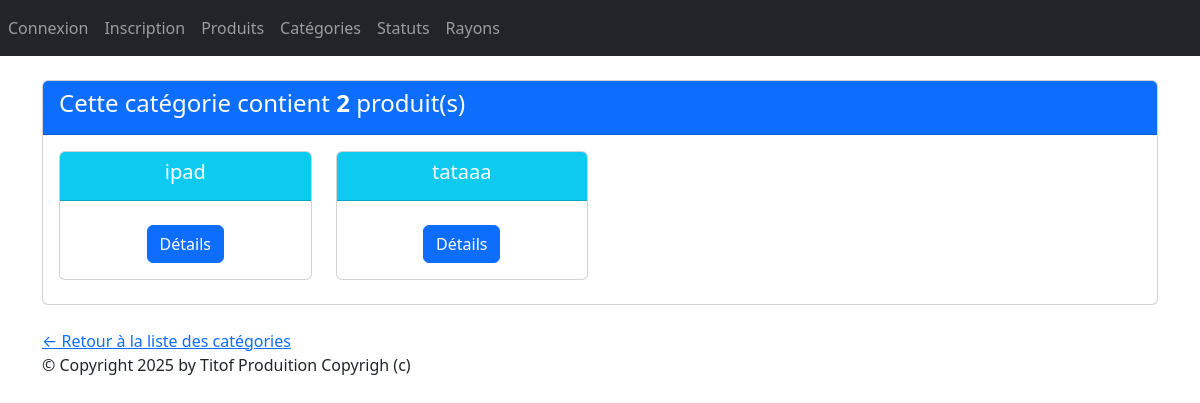
The app's page /monApp/categorie/1/ with its own data.
### monApp/models.py (models this page shows, shortened)
class Categorie(models.Model):
    idCat = models.AutoField(primary_key=True)
    nomCat = models.CharField(max_length=100)

class Produit(models.Model):
    refProd = models.AutoField(primary_key=True)
    intituleProd = models.CharField(max_length=200)
    prixUnitaireProd = models.DecimalField(max_digits=10, decimal_places=2)
    dateFabrication = models.DateField(auto_now=True)
    categorie = models.ForeignKey(Categorie, on_delete=models.CASCADE, related_name="produits",null=True, blank=True)
    statut = models.ForeignKey(Statut, on_delete=models.SET_NULL, related_name="produits",null=True, blank=True)

### monApp/views.py (the view)
# urls.py: path("categorie/<pk>/", views.CategorieDetailView.as_view(), name="dtl_cat"),
class CategorieDetailView(DetailView):
    model = Categorie
    template_name = "monApp/detail_categorie.html"
    context_object_name = "ctgr"
    def get_queryset(self):
        return Categorie.objects.annotate(nb_produits=Count('produits'))
    def get_context_data(self, **kwargs):
        context = super().get_context_data(**kwargs)
        context['titremenu'] = "Détail de la catégorie"
        context['prdts'] = self.object.produits.all()
        return context

### monApp/templates/monApp/detail_categorie.html
{% extends "monApp/base.html" %}
{% block contenu %}
<div class="card mb-4">
  <div class="card-header bg-primary text-white">
    <h4>Cette catégorie contient <strong>{{ ctgr.nb_produits }}</strong> produit(s)</h4>
  </div>
  <div class="card-body">
    <div class="row">
      {% if prdts %}
        {% for prdt in prdts %}
          <div class="col-sm-3">
            <div class="card mb-2 text-center">
              <div class="card-header bg-info text-white">
                <h5 class="card-title">{{ prdt.intituleProd }}</h5>
              </div>
              <div class="card-body">
                <a href="{% url 'dtl_prdt' prdt.refProd %}" class="btn btn-primary mt-2">Détails</a>
              </div>
            </div>
          </div>
        {% endfor %}
      {% else %}
        <p class="text-muted">Aucun produit trouvé pour cette catégorie.</p>
      {% endif %}
    </div>
  </div>
</div>
<a href="{% url 'lst_cats' %}">← Retour à la liste des catégories</a>
{% endblock %}

### records on screen
Categorie: nb_produits "2"
Produit: intituleProd "ipad"
Produit: intituleProd "tataaa"
